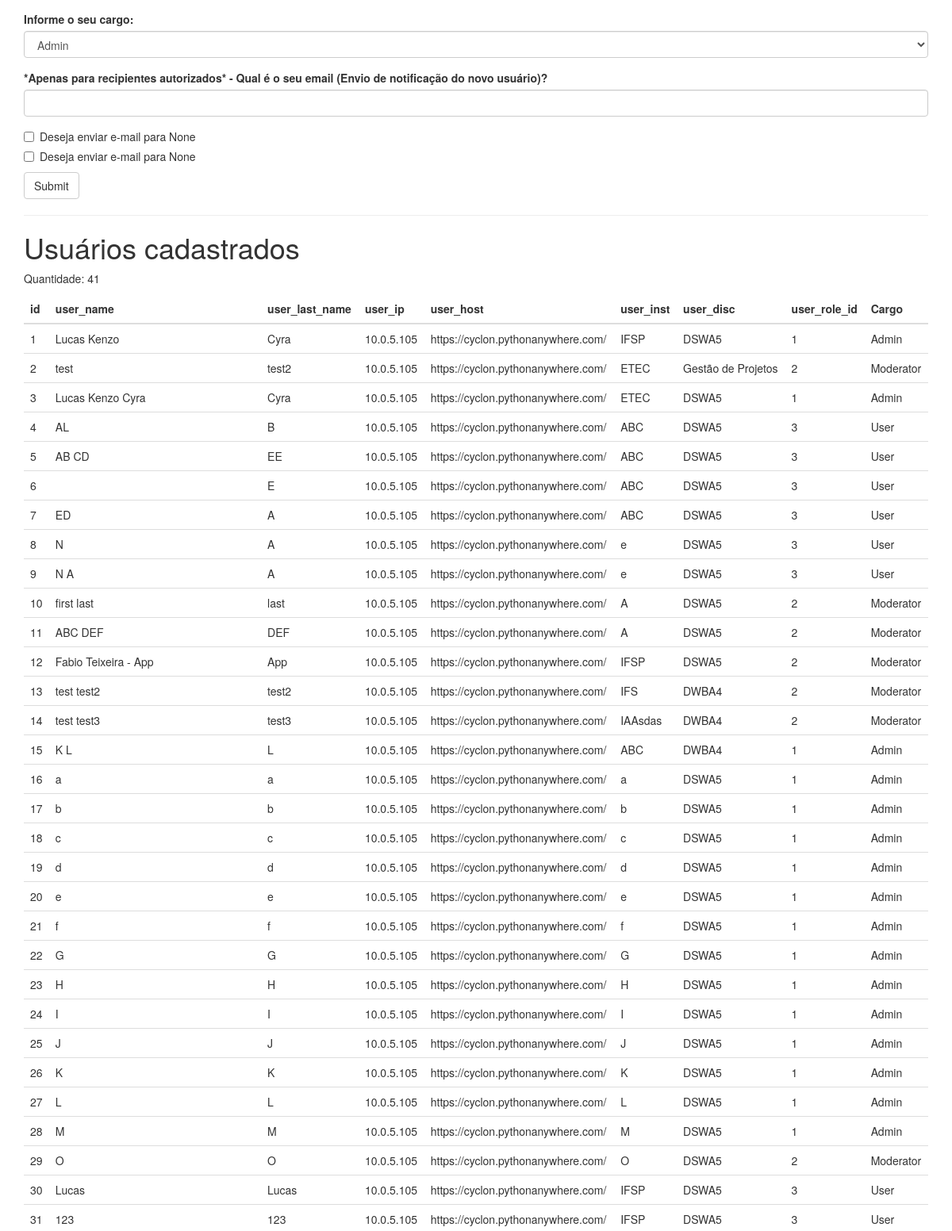
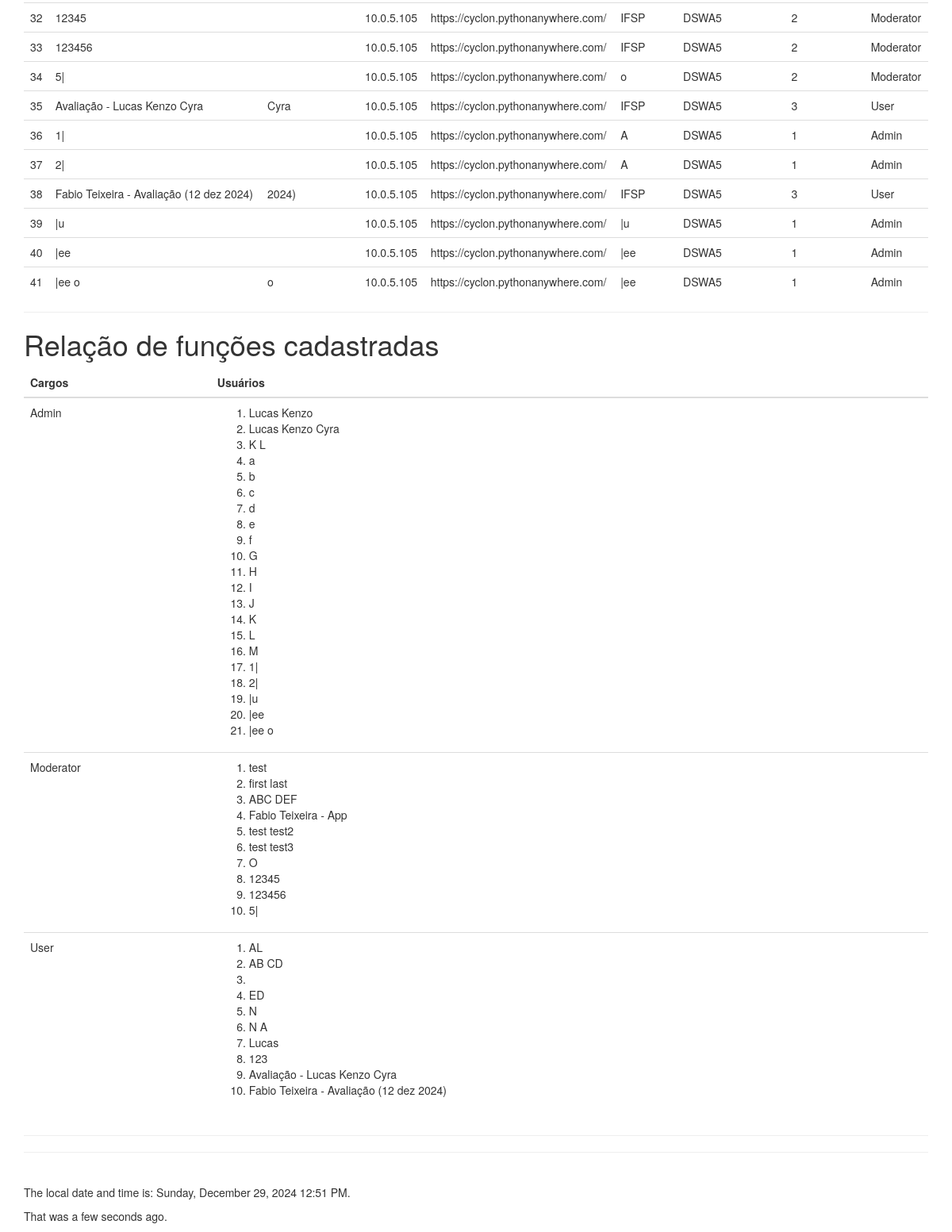
Before: / (lower part) with the older database file (2 pictures, top to bottom).
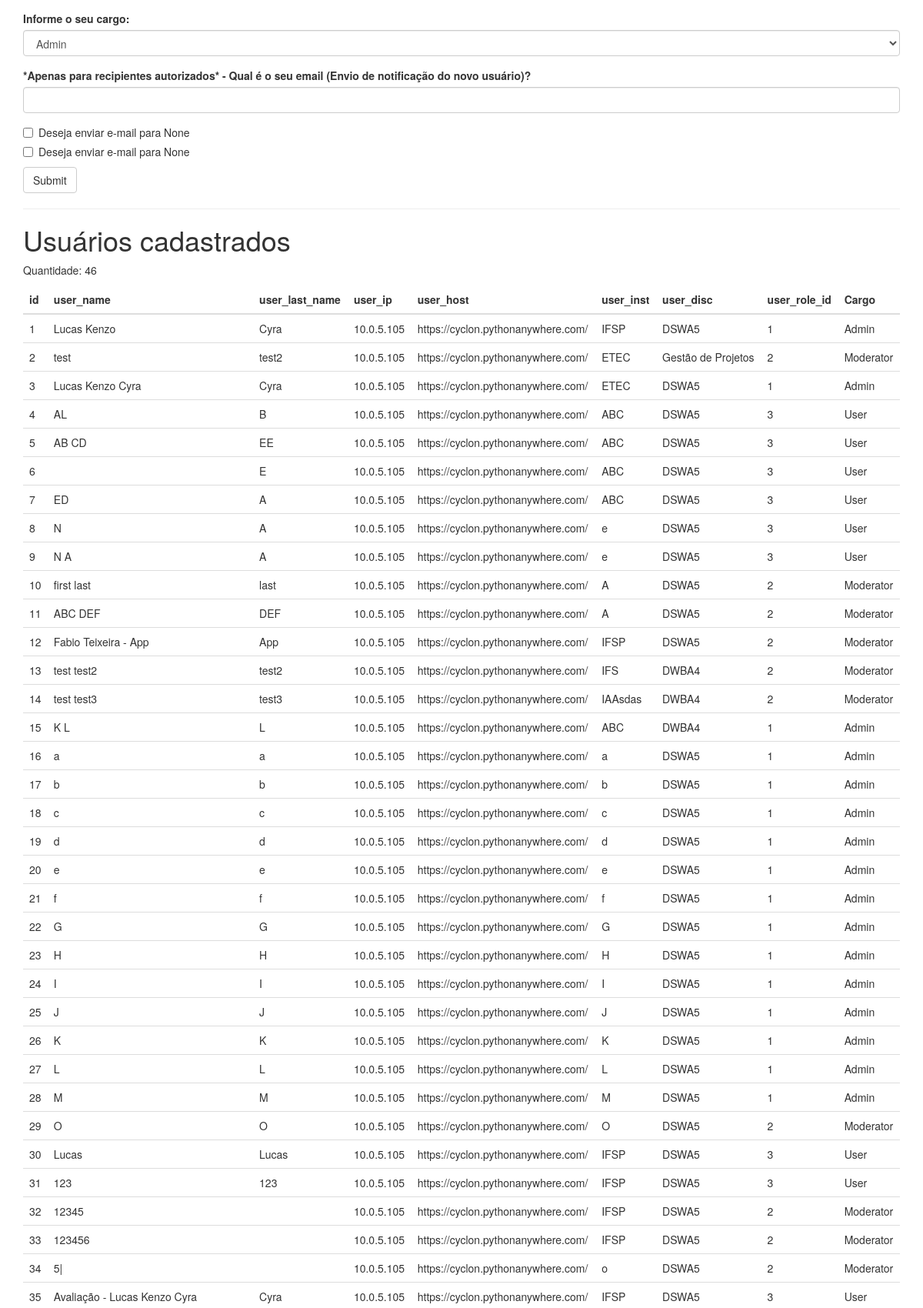
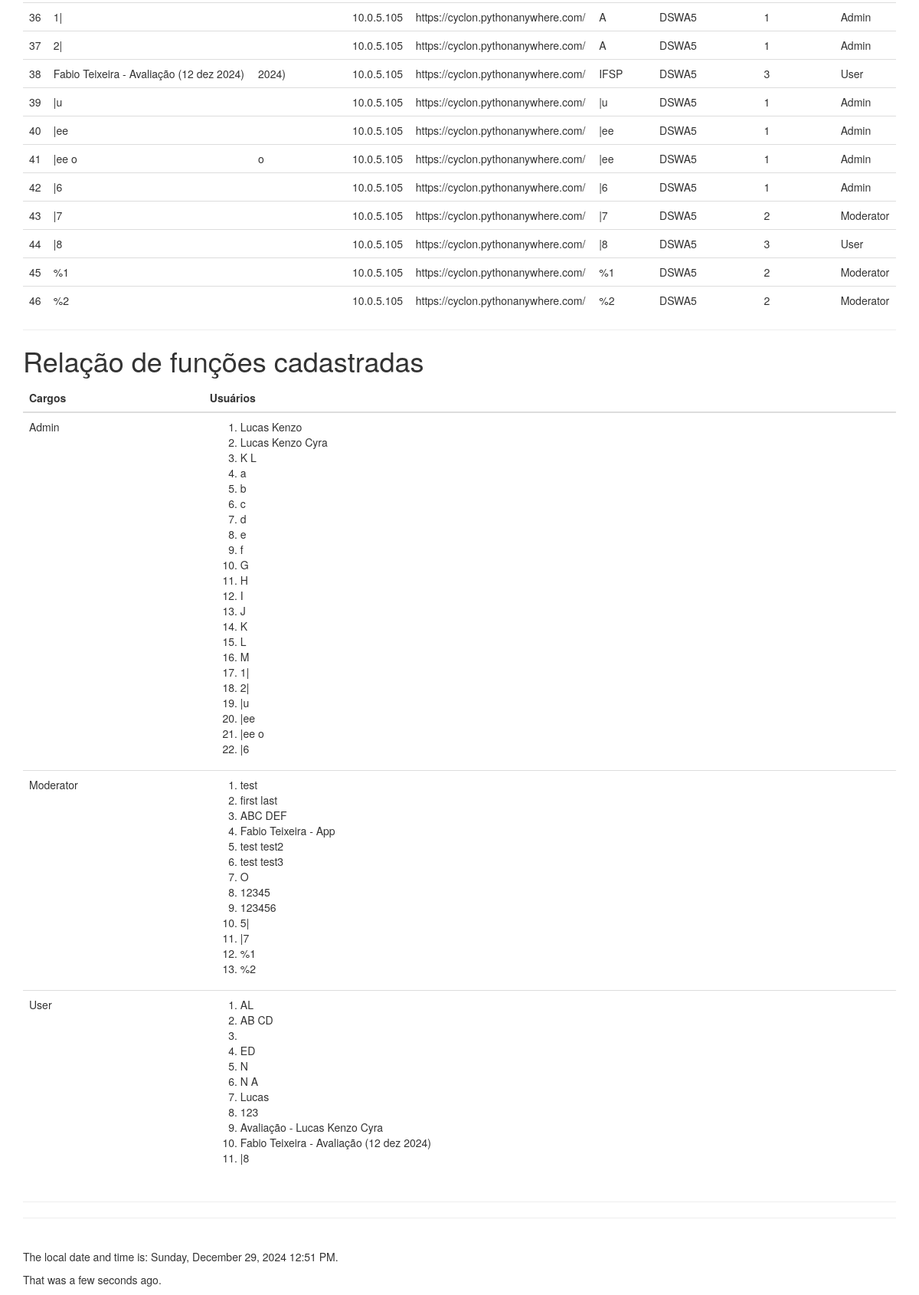
After: the same page with the newer database file (2 pictures, top to bottom).
### app/models.py (models this page shows)
class User(db.Model):
    __tablename__ = 'user'
    id = db.Column(db.Integer, primary_key=True)
    user_name = db.Column(db.String(64), unique=True, index=True)
    user_last_name = db.Column(db.String(64))
    user_ip = db.Column(db.String(64))
    user_host = db.Column(db.String(64))
    user_inst = db.Column(db.String(64))
    user_disc = db.Column(db.String(64))
    user_role_id = db.Column(db.Integer, db.ForeignKey('role.id'))

class Role(db.Model):
    __tablename__ = 'role'
    id = db.Column(db.Integer, primary_key=True)
    name = db.Column(db.String(64), unique=True)
    user = db.relationship('User', backref='role', lazy='dynamic')

### app/main/views.py (the view, shortened to what this page needs)
@main.route('/', methods=['GET', 'POST'])
def index():
    form = NameForm()
    current_time = datetime.utcnow()
    return render_template(
        'index.html',
        form=form,
        current_time=current_time,
        aula=current_app.config.get('AULA'),
        ip=session.get('ip'),
        host=session.get('host'),
        known=session.get('known', False),
        name=session.get('name'),
        inst=session.get('inst'),
        disc=session.get('disc'),
        role=session.get('role'),
        Role=Role,
        User=User
    )

### app/main/forms.py (called while the page is built)
    @staticmethod
    def get_role_choices():
        return [(r.name, r.name) for r in Role.query.all()]

### app/templates/index.html (shortened to what this page needs)
{% extends "base.html" %}
{% import "bootstrap/wtf.html" as wtf %}
{% block page_content %}
<div class="page-header">
      {{ wtf.quick_form(form) }}
    <hr>
    <section>
        <h1>Usuários cadastrados</h1>
        {% if User.query.all() %}
        <p>Quantidade: {{ User.query.count() }}</p>
        <table class="table">
            <thead>
                <tr>
                    {% for column in User.query.all()[0].__table__.columns %}
                    <th>{{ column.name }}</th>
                    {% endfor %}
                    <th>Cargo</th>
                </tr>
            </thead>
            <tbody>
                {% for user in User.query.all() %}
                    <tr>
                        {% for column in user.__table__.columns %}
                        <td>{{ user[column.name] }}</td>
                        {% endfor %}
                        <td>{{ Role.query.all()[user.user_role_id - 1].name }}</td>
                    </tr>
                {% endfor %}
            </tbody>
        </table>
        {% endif %}
    </section>
    <hr>
     <section>
        <h1>Relação de funções cadastradas</h1>
        {% if User.query.all() %}
        <table class="table">
            <thead>
                <tr>
                    <th>Cargos</th>
                    <th>Usuários</th>
                </tr>
            </thead>
            <tbody>
                {% for role in Role.query.all() %}
                <tr>
                    <td>{{ role.name }}</td>
                    <td>
                        <ol>
                            {% for user in User.query.filter_by(user_role_id=role.id) %}
                            <li>{{ user.user_name }}</li>
                            {% endfor %}
                        </ol>
                    </td>
                </tr>
                {% endfor %}
            </tbody>
        </table>
        {% endif %}
    </section>
</div>
<hr>
<br>
<p>The local date and time is: {{ moment(current_time).format('LLLL') }}.</p>
<p>That was {{ moment(current_time).fromNow(refresh=True) }}.</p>
{% endblock %}

### app/templates/base.html (shortened to what this page needs)
{% extends "bootstrap/base.html" %}
{% block content %}
<div class="container">
  {% block page_content %}{% endblock %}
</div>
{% endblock %}

Changed rows visible on the page:
added User: id "42" "|6" "10.0.5.105" "https://cyclon.pythonanywhere.com/" "|6" "DSWA5" "1", {{ Role.query.all()[user.user_role_id - 1].name }} "Admin", user_name "|6"
added User: id "43" "|7" "10.0.5.105" "https://cyclon.pythonanywhere.com/" "|7" "DSWA5" "2", {{ Role.query.all()[user.user_role_id - 1].name }} "Moderator", user_name "|7"
added User: id "44" "|8" "10.0.5.105" "https://cyclon.pythonanywhere.com/" "|8" "DSWA5" "3", {{ Role.query.all()[user.user_role_id - 1].name }} "User", user_name "|8"
added User: id "45" "%1" "10.0.5.105" "https://cyclon.pythonanywhere.com/" "%1" "DSWA5" "2", {{ Role.query.all()[user.user_role_id - 1].name }} "Moderator", user_name "%1"
added User: id "46" "%2" "10.0.5.105" "https://cyclon.pythonanywhere.com/" "%2" "DSWA5" "2", {{ Role.query.all()[user.user_role_id - 1].name }} "Moderator", user_name "%2"
Other visible differences:
{{ User.query.count() }}: "41" → "46"
